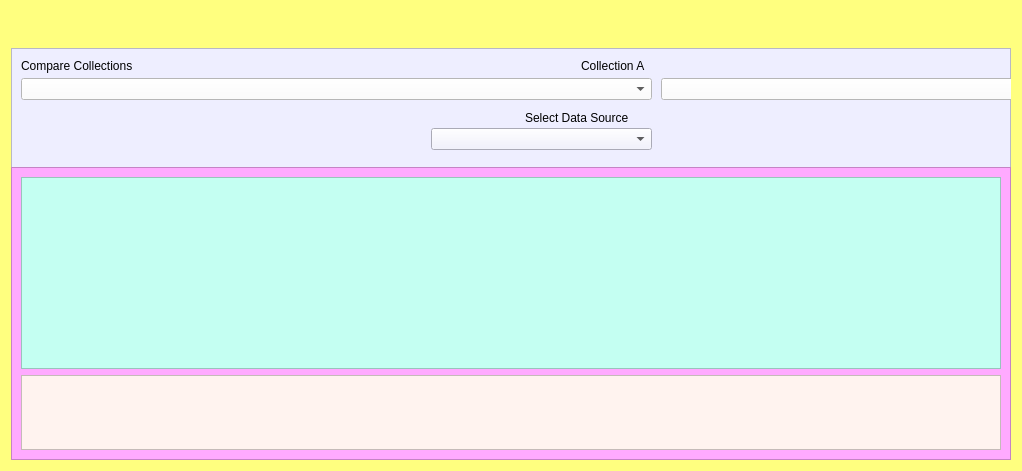
          <widget class="QWidget" name="Comparisons">
           <property name="styleSheet">
            <string notr="true">background-color: rgb(255, 255, 127);</string>
           </property>
           <layout class="QHBoxLayout" name="horizontalLayout_3">
            <item>
             <layout class="QVBoxLayout" name="verticalLayout_3">
              <item>
               <widget class="QFrame" name="Heading">
                <property name="sizePolicy">
                 <sizepolicy hsizetype="Expanding" vsizetype="Preferred">
                  <horstretch>1</horstretch>
                  <verstretch>0</verstretch>
                 </sizepolicy>
                </property>
                <property name="minimumSize">
                 <size>
                  <width>0</width>
                  <height>150</height>
                 </size>
                </property>
                <property name="maximumSize">
                 <size>
                  <width>16777215</width>
                  <height>75</height>
                 </size>
                </property>
                <property name="styleSheet">
                 <string notr="true">background-color: rgb(238, 238, 255);</string>
                </property>
                <property name="frameShape">
                 <enum>QFrame::StyledPanel</enum>
                </property>
                <property name="frameShadow">
                 <enum>QFrame::Plain</enum>
                </property>
                <widget class="QLabel" name="label">
                 <property name="geometry">
                  <rect>
                   <x>10</x>
                   <y>10</y>
                   <width>151</width>
                   <height>16</height>
                  </rect>
                 </property>
                 <property name="text">
                  <string>Compare Collections</string>
                 </property>
                </widget>
                <widget class="QLabel" name="label_2">
                 <property name="geometry">
                  <rect>
                   <x>570</x>
                   <y>10</y>
                   <width>71</width>
                   <height>16</height>
                  </rect>
                 </property>
                 <property name="text">
                  <string>Collection A</string>
                 </property>
                </widget>
                <widget class="QComboBox" name="combo_compareA">
                 <property name="geometry">
                  <rect>
                   <x>10</x>
                   <y>30</y>
                   <width>631</width>
                   <height>22</height>
                  </rect>
                 </property>
                 <property name="styleSheet">
                  <string notr="true">background-color: rgb(255, 255, 255);</string>
                 </property>
                </widget>
                <widget class="QLabel" name="label_3">
                 <property name="geometry">
                  <rect>
                   <x>1200</x>
                   <y>10</y>
                   <width>81</width>
                   <height>16</height>
                  </rect>
                 </property>
                 <property name="text">
                  <string>Collection B</string>
                 </property>
                </widget>
                <widget class="QComboBox" name="combo_compareB">
                 <property name="geometry">
                  <rect>
                   <x>650</x>
                   <y>30</y>
                   <width>621</width>
                   <height>22</height>
                  </rect>
                 </property>
                 <property name="styleSheet">
                  <string notr="true">background-color: rgb(255, 255, 255);</string>
                 </property>
                </widget>
                <widget class="QComboBox" name="combo_compareType">
                 <property name="geometry">
                  <rect>
                   <x>1270</x>
                   <y>30</y>
                   <width>301</width>
                   <height>22</height>
                  </rect>
                 </property>
                 <property name="styleSheet">
                  <string notr="true">background-color: rgb(255, 255, 255);</string>
                 </property>
                </widget>
                <widget class="QLabel" name="label_4">
                 <property name="geometry">
                  <rect>
                   <x>1450</x>
                   <y>10</y>
                   <width>121</width>
                   <height>16</height>
                  </rect>
                 </property>
                 <property name="text">
                  <string>Comparison Method</string>
                 </property>
                </widget>
                <widget class="QPushButton" name="compare_btn">
                 <property name="geometry">
                  <rect>
                   <x>1580</x>
                   <y>10</y>
                   <width>201</width>
                   <height>101</height>
                  </rect>
                 </property>
                 <property name="text">
                  <string>Compare</string>
                 </property>
                </widget>
                <widget class="QLabel" name="label_5">
                 <property name="geometry">
                  <rect>
                   <x>514</x>
                   <y>60</y>
                   <width>121</width>
                   <height>20</height>
                  </rect>
                 </property>
                 <property name="text">
                  <string>Select Data Source</string>
                 </property>
                </widget>
                <widget class="QLabel" name="label_6">
                 <property name="geometry">
                  <rect>
                   <x>1160</x>
                   <y>50</y>
                   <width>121</width>
                   <height>20</height>
                  </rect>
                 </property>
                 <property name="text">
                  <string>Select Data Source</string>
                 </property>
                </widget>
                <widget class="QComboBox" name="comboBox_table1">
                 <property name="geometry">
                  <rect>
                   <x>420</x>
                   <y>80</y>
                   <width>221</width>
                   <height>22</height>
                  </rect>
                 </property>
                </widget>
                <widget class="QComboBox" name="comboBox_table2">
                 <property name="geometry">
                  <rect>
                   <x>1042</x>
                   <y>80</y>
                   <width>221</width>
                   <height>22</height>
                  </rect>
                 </property>
                </widget>
               </widget>
              </item>
              <item>
               <widget class="QFrame" name="Display">
                <property name="sizePolicy">
                 <sizepolicy hsizetype="Expanding" vsizetype="Expanding">
                  <horstretch>1</horstretch>
                  <verstretch>0</verstretch>
                 </sizepolicy>
                </property>
                <property name="minimumSize">
                 <size>
                  <width>1000</width>
                  <height>60</height>
                 </size>
                </property>
                <property name="styleSheet">
                 <string notr="true">background-color: rgb(255, 170, 255);</string>
                </property>
                <property name="frameShape">
                 <enum>QFrame::StyledPanel</enum>
                </property>
                <property name="frameShadow">
                 <enum>QFrame::Plain</enum>
                </property>
                <layout class="QHBoxLayout" name="horizontalLayout_4">
                 <item>
                  <layout class="QVBoxLayout" name="verticalLayout_4">
                   <item>
                    <widget class="QTableView" name="tableView">
                     <property name="styleSheet">
                      <string notr="true">background-color: rgb(196, 255, 242);</string>
                     </property>
                    </widget>
                   </item>
                   <item>
                    <widget class="QFrame" name="frame_3">
                     <property name="sizePolicy">
                      <sizepolicy hsizetype="Expanding" vsizetype="Preferred">
                       <horstretch>1</horstretch>
                       <verstretch>0</verstretch>
                      </sizepolicy>
                     </property>
                     <property name="minimumSize">
                      <size>
                       <width>0</width>
                       <height>75</height>
                      </size>
                     </property>
                     <property name="styleSheet">
                      <string notr="true">background-color: rgb(170, 255, 0);
background-color: rgb(255, 243, 239);</string>
                     </property>
                     <property name="frameShape">
                      <enum>QFrame::StyledPanel</enum>
                     </property>
                     <property name="frameShadow">
                      <enum>QFrame::Plain</enum>
                     </property>
                    </widget>
                   </item>
                  </layout>
                 </item>
                </layout>
               </widget>
              </item>
             </layout>
            </item>
           </layout>
          </widget>
